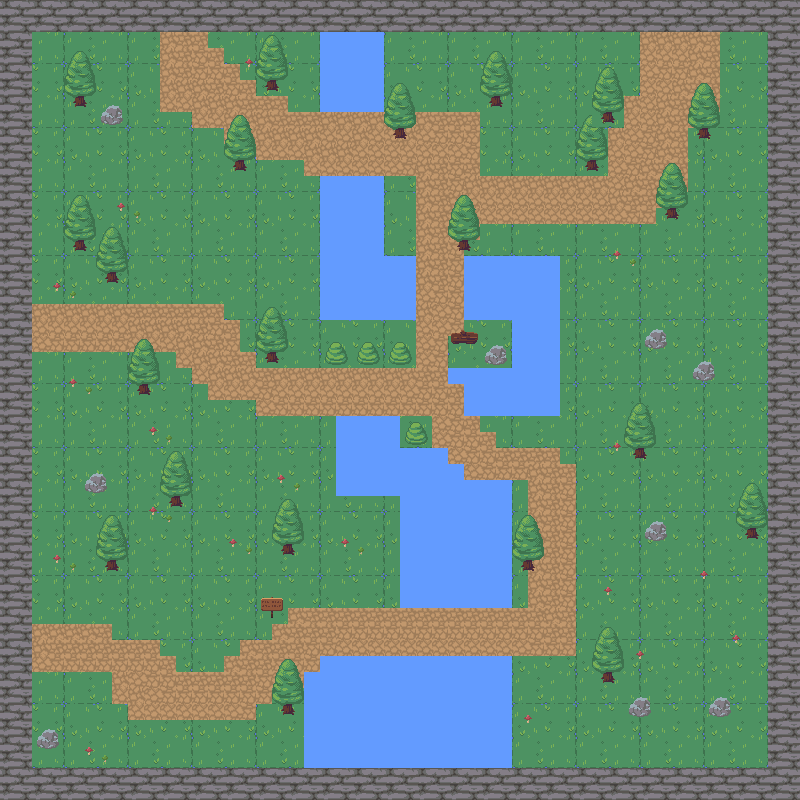

Tiled map render using the project's own tile images. Description and the map definition, with tile-layer contents summarised, below:
An orthogonal 50x50 tile map with 16x16 px tiles, 5 tile layers (background, walls, water, path, ...) and 22 objects (21x collision, marker).

<map version="1.5" tiledversion="1.7.1" orientation="orthogonal" renderorder="right-down" width="50" height="50" tilewidth="16" tileheight="16" infinite="0" nextlayerid="7" nextobjectid="28">
 <tileset firstgid="1" source="nature.tsx" />
 <layer id="1" name="background" width="50" height="50">
  <data>[2500 cells, 2500 non-empty, 16 distinct tile ids]</data>
 </layer>
 <layer id="2" name="walls" width="50" height="50">
  <data>[2500 cells, 384 non-empty, 4 distinct tile ids]</data>
 </layer>
 <layer id="3" name="water" width="50" height="50">
  <data>[2500 cells, 387 non-empty, 4 distinct tile ids]</data>
 </layer>
 <layer id="4" name="path" width="50" height="50">
  <data>[2500 cells, 454 non-empty, 4 distinct tile ids]</data>
 </layer>
 <layer id="6" name="decorations" width="50" height="50">
  <data>[2500 cells, 302 non-empty, 32 distinct tile ids]</data>
 </layer>
 <objectgroup id="5" name="Objects">
  <object id="1" name="player" type="marker" x="192" y="265">
   <point />
  </object>
  <object id="5" type="collision" x="1" y="2" width="32" height="799" />
  <object id="6" type="collision" x="35" y="1" width="765" height="27" />
  <object id="7" type="collision" x="767" y="30" width="34" height="769" />
  <object id="8" type="collision" x="32" y="771" width="733" height="27" />
  <object id="11" type="collision" x="321" y="30" width="63" height="81" />
  <object id="12" type="collision" x="320" y="178" width="66" height="139" />
  <object id="13" type="collision" x="387" y="258" width="27" height="60" />
  <object id="14" type="collision" x="466" y="259" width="94" height="62" />
  <object id="15" type="collision" x="515" y="321" width="43" height="92" />
  <object id="16" type="collision" x="448" y="367" width="63" height="18" />
  <object id="17" type="collision" x="465" y="389" width="48" height="27" />
  <object id="18" type="collision" x="340" y="419" width="57" height="73" />
  <object id="19" type="collision" x="402" y="448">
   <polygon points="0,0 33,0 46,1 46,14 62,15 64,32 108,34 111,157 6,148 -2,146" />
  </object>
  <object id="20" type="collision" x="304" y="675">
   <polygon points="0,0 1,94 206,95 206,-16 16,-18 17,-3" />
  </object>
  <object id="21" type="collision" x="283.5" y="708">
   <polygon points="0,0 -0.5,6 10,6 8.5,-5.5 -2,-4.5" />
  </object>
  <object id="22" type="collision" x="286.5" y="547">
   <polygon points="0,0 -3.5,5.5 5.5,7 5.5,-2.5" />
  </object>
  <object id="23" type="collision" x="109" y="562">
   <polygon points="0,0 -1.5,7 9,9 7.5,-1" />
  </object>
  <object id="24" type="collision" x="46.5" y="731.5">
   <polygon points="0,0 -10,13.5 8.5,17.5 12,6.5 10,-1.5" />
  </object>
  <object id="25" type="collision" x="172" y="498">
   <polygon points="0,0 0,9 12,9 8,-2.5" />
  </object>
  <object id="26" type="collision" x="99.5" y="473.5">
   <polygon points="0,0 -10.5,2.5 -13.5,14 -5.5,19.5 4.5,20.5 7,11 3.5,2" />
  </object>
  <object id="27" type="collision" x="138" y="384.5">
   <polygon points="0,0 -0.5,12 11,11 9.5,0" />
  </object>
 </objectgroup>
</map>
